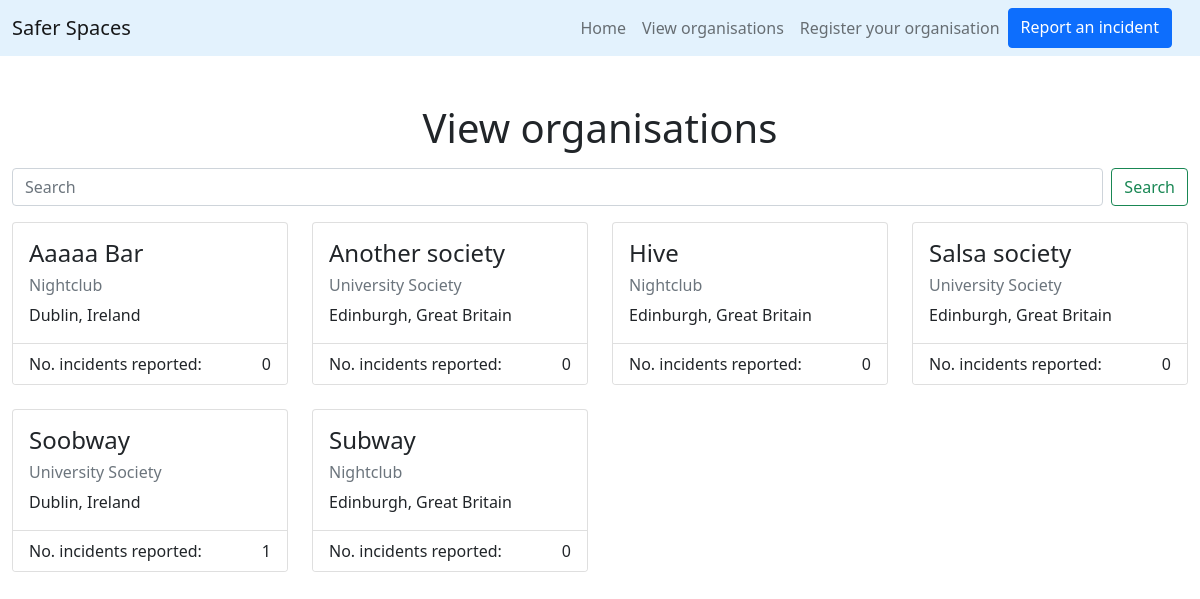
The app's page /view, older data.
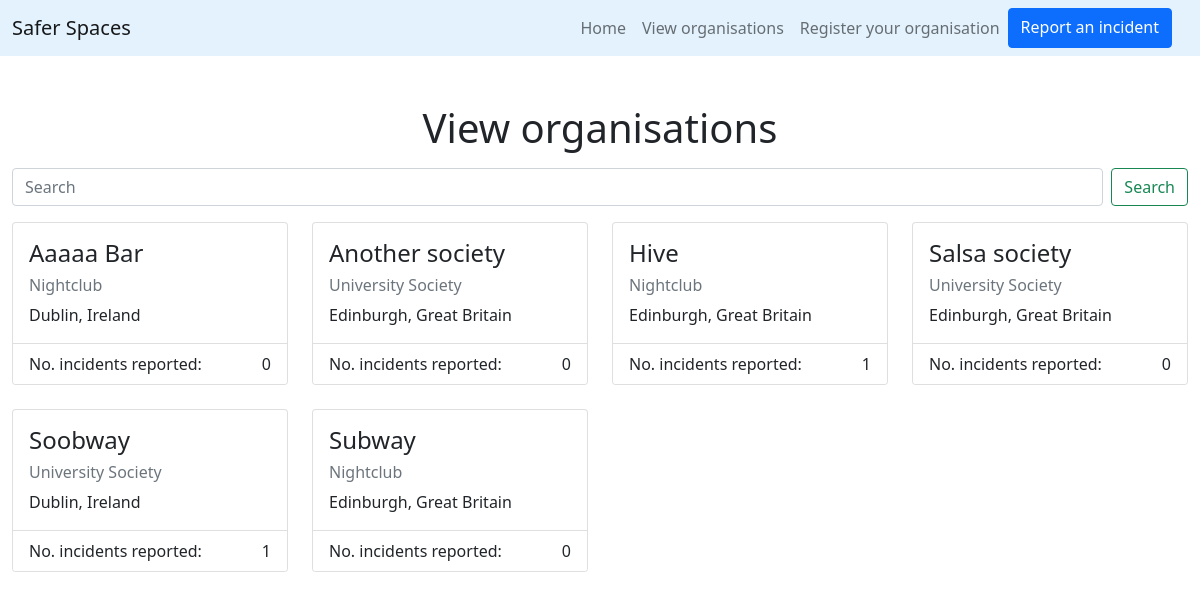
The same page, newer data.
### register/models.py (models this page shows, shortened)
class Organisation(models.Model):
    COUNTRY_CHOICES = [
        ('great_britain','Great Britain'),
        ('ireland', 'Ireland'),
    ]
    TYPE_CHOICES = [
        ('pubbar', 'Pub/Bar'),
        ('club', 'Nightclub'),
        ('society', 'University Society'),
        ('school', 'School'),
        ('office', 'Office'),
        ('store', 'Store'),
        ('other', 'Other'),
    ]
    CITY_CHOICES = [
        ('edinburgh', 'Edinburgh'),
        ('dublin', 'Dublin'),
    ]
    name = models.CharField(max_length=150)
    country = models.CharField(max_length=50, choices=COUNTRY_CHOICES)
    city = models.CharField(max_length=50, choices=CITY_CHOICES)
    type = models.CharField(max_length=25, choices=TYPE_CHOICES)
    email = models.EmailField()
    report_count = models.IntegerField(blank=False, null=False, default=0)
    class Meta:
        ordering = ['name']

### view/views.py (the view)
# urls.py: path('view', view_view, name='view'),
def view_view(request):
    search_organisation = request.GET.get('search')
    if search_organisation:
        organisations = Organisation.objects.filter(
            Q(name__icontains=search_organisation) |
            Q(country__icontains=search_organisation) |
            Q(city__icontains=search_organisation) |
            Q(type__icontains=search_organisation)
            )
    else:
        organisations = Organisation.objects.all().order_by("name")
    return render(request, 'view/view.html', {'orgs': organisations})

### view/templates/view/view.html (shortened to what this page needs)
{% extends "beepboop9000/base.html" %}
{% load static %}
{% block content %}
<div class="container-fluid">
  <div class="row justify-content-center">
    <div class="col-sm-12 text-center mb-2">
      <h1>View organisations</h1>
    </div>
  </div>
  <div class="row mb-3">
    <div class="col">
      <form class="d-flex" action="{% url 'view' %}">
        <input class="form-control me-2" type="search" name="search" placeholder="Search" aria-label="Search">
        <button class="btn btn-outline-success" type="submit">Search</button>
      </form>
    </div>
  </div>
  <div class="row row-cols-1 row-cols-sm-2 row-cols-lg-4 g-4">
  {% for organisation in orgs %}
  <div class="col">
    <div class="card h-100">
      <div class="card-body">
        <h4 class="card-title">{{ organisation.name }}</h4>
        <h6 class="card-text text-muted">{{ organisation.get_type_display }}</h6>
        <p class="card-text">{{ organisation.get_city_display }}, {{ organisation.get_country_display }}</p>
      </div>
      <ul class="list-group list-group-flush">
        <li class="list-group-item">
          <span style="float: left;">No. incidents reported:</span>
          <span style="float: right;">{{ organisation.report_count }}</span>
        </li>
      </ul>
    </div>
  </div>
  {% endfor %}
  </div>
</div>
{% endblock %}

Row changes from the older to the newer data that the page shows:
changed Organisation "Hive": report_count "0" → "1"
